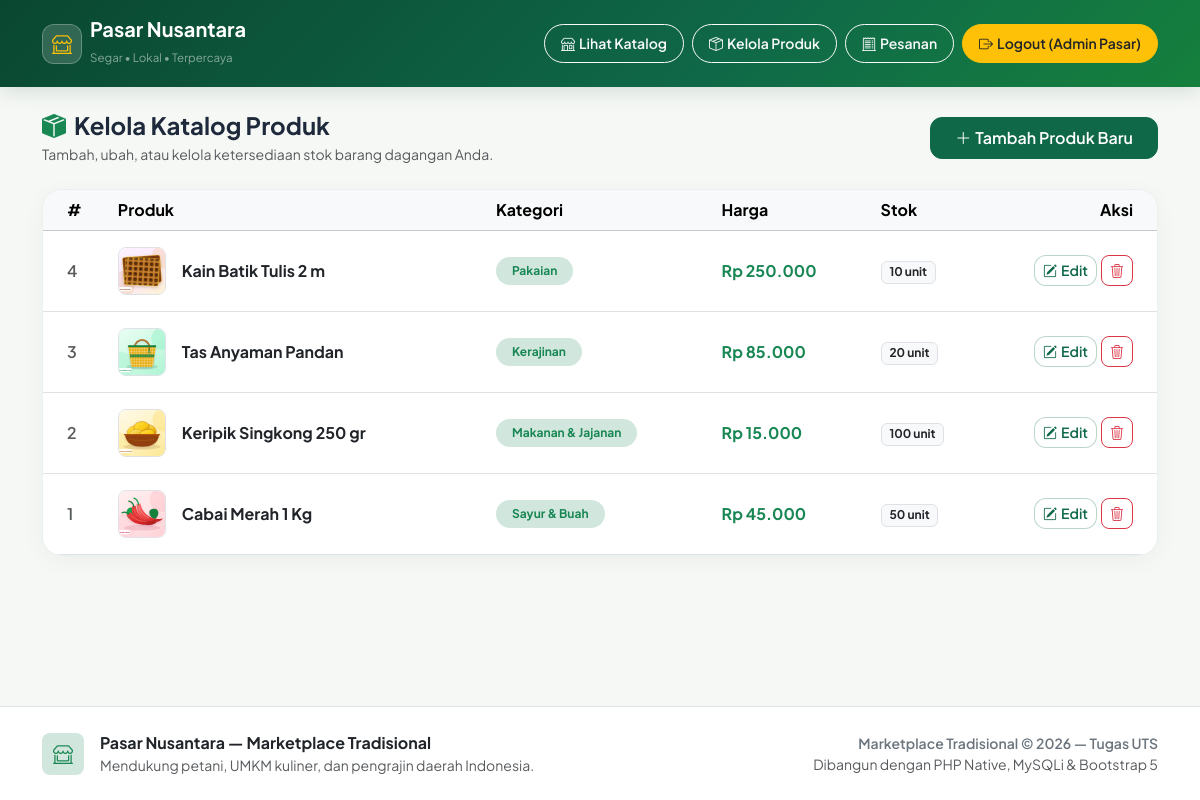
Page /admin/produk.php (signed in) on the committed database.
### tables this page shows
CREATE TABLE produk (
  id INT AUTO_INCREMENT PRIMARY KEY,
  user_id INT NOT NULL,
  kategori_id INT NOT NULL,
  nama_produk VARCHAR(150) NOT NULL,
  deskripsi TEXT,
  harga DECIMAL(12,2) NOT NULL,
  stok INT NOT NULL DEFAULT 0,
  gambar VARCHAR(255) DEFAULT NULL,
  created_at TIMESTAMP DEFAULT CURRENT_TIMESTAMP,
  FOREIGN KEY (user_id) REFERENCES users(id) ON DELETE CASCADE,
  FOREIGN KEY (kategori_id) REFERENCES kategori(id)
);

CREATE TABLE kategori (
  id INT AUTO_INCREMENT PRIMARY KEY,
  nama_kategori VARCHAR(100) NOT NULL
);

### includes/init.php (called while the page is built, shortened)
<?php
function e($s) { return htmlspecialchars((string)$s, ENT_QUOTES, 'UTF-8'); }
function rupiah($n) { return 'Rp ' . number_format((float)$n, 0, ',', '.'); }

### admin/produk.php (the view, shortened to what this page needs)
<?php
require '../includes/init.php'; require_admin();
$title = 'Kelola Produk'; $base = '../'; require '../includes/header.php';
$rows = $db->query('SELECT p.*,k.nama_kategori FROM produk p JOIN kategori k ON k.id=p.kategori_id ORDER BY p.id DESC');
?>
<div class="d-flex flex-wrap align-items-center justify-content-between gap-2 mb-4">
  <div>
    <h4 class="fw-bold mb-1"><i class="bi bi-box-seam-fill text-success me-2"></i>Kelola Katalog Produk</h4>
    <p class="text-muted small mb-0">Tambah, ubah, atau kelola ketersediaan stok barang dagangan Anda.</p>
  </div>
  <a href="produk_form.php" class="btn btn-pasar px-4 py-2"><i class="bi bi-plus-lg me-1"></i>Tambah Produk Baru</a>
</div>
<div class="surface-card overflow-hidden">
  <div class="table-responsive">
    <table class="table align-middle mb-0">
      <thead class="table-light">
        <tr>
          <th class="ps-4">#</th>
          <th>Produk</th>
          <th>Kategori</th>
          <th>Harga</th>
          <th>Stok</th>
          <th width="170" class="pe-4 text-end">Aksi</th>
        </tr>
      </thead>
      <tbody>
        <?php foreach ($rows as $r): ?>
        <tr>
          <td class="ps-4 text-muted fw-semibold"><?= $r['id'] ?></td>
          <td class="py-3">
            <div class="d-flex align-items-center gap-3">
              <?php if (!empty($r['gambar']) && is_file(__DIR__ . '/../uploads/' . $r['gambar'])): ?>
                <img src="../uploads/<?= e($r['gambar']) ?>" class="rounded-3 border" style="width:48px;height:48px;object-fit:cover" alt="">
              <?php else: ?>
                <div class="rounded-3 bg-success-subtle text-success d-flex align-items-center justify-content-center" style="width:48px;height:48px">
                  <i class="bi <?= kategori_icon($r['nama_kategori']) ?>"></i>
                </div>
              <?php endif; ?>
              <div class="fw-bold text-dark"><?= e($r['nama_produk']) ?></div>
            </div>
          </td>
          <td><span class="badge rounded-pill bg-success-subtle text-success px-3 py-2"><?= e($r['nama_kategori']) ?></span></td>
          <td class="fw-bold text-success"><?= rupiah($r['harga']) ?></td>
          <td>
            <?php if ((int)$r['stok'] > 5): ?>
              <span class="badge bg-light text-dark border"><?= (int)$r['stok'] ?> unit</span>
            <?php elseif ((int)$r['stok'] > 0): ?>
              <span class="badge bg-warning-subtle text-warning-emphasis"><?= (int)$r['stok'] ?> tersisa</span>
            <?php else: ?>
              <span class="badge bg-danger-subtle text-danger">Habis</span>
            <?php endif; ?>
          </td>
          <td class="pe-4 text-end">
            <div class="d-inline-flex gap-1">
              <a class="btn btn-sm btn-outline-pasar" href="produk_form.php?id=<?= $r['id'] ?>"><i class="bi bi-pencil-square me-1"></i>Edit</a>
              <form method="post" onsubmit="return confirm('Hapus produk ini?')">
                <button class="btn btn-sm btn-outline-danger rounded-3"><i class="bi bi-trash3"></i></button>
              </form>
            </div>
          </td>
        </tr>
        <?php endforeach; ?>
      </tbody>
    </table>
  </div>
</div>
<?php require '../includes/footer.php'; ?>

### includes/header.php (style rules this page uses)
:root { --pasar-primary: #0f6848; --pasar-primary-dark: #0a4731; --pasar-accent: #f59e0b; --pasar-bg: #f6f8f5; --pasar-card-border: rgba(15, 104, 72, 0.09); }
body { font-family: 'Plus Jakarta Sans', system-ui, -apple-system, sans-serif; background-color: var(--pasar-bg); color: #1e293b; min-height: 100vh; display: flex; flex-direction: column; }
.btn-pasar { background-color: var(--pasar-primary); border-color: var(--pasar-primary); color: #fff; font-weight: 600; border-radius: 12px; transition: all 0.2s ease; }
.btn-outline-pasar { border: 1.5px solid rgba(15, 104, 72, 0.28); color: var(--pasar-primary); font-weight: 600; border-radius: 12px; background: #fff; transition: all 0.2s ease; }
.surface-card { background: #fff; border: 1px solid var(--pasar-card-border); border-radius: 20px; box-shadow: 0 6px 24px rgba(15, 23, 42, 0.04); }

### rows in the picture
produk: id "4", gambar (picture), nama_produk "Kain Batik Tulis 2 m", kategori.nama_kategori "Pakaian", harga "Rp 250.000", stok "10"
produk: id "3", gambar (picture), nama_produk "Tas Anyaman Pandan", kategori.nama_kategori "Kerajinan", harga "Rp 85.000", stok "20"
produk: id "2", gambar (picture), nama_produk "Keripik Singkong 250 gr", kategori.nama_kategori "Makanan & Jajanan", harga "Rp 15.000", stok "100"
produk: id "1", gambar (picture), nama_produk "Cabai Merah 1 Kg", kategori.nama_kategori "Sayur & Buah", harga "Rp 45.000", stok "50"

### other values in the picture
$_SESSION['user']['nama'] "Admin Pasar"
